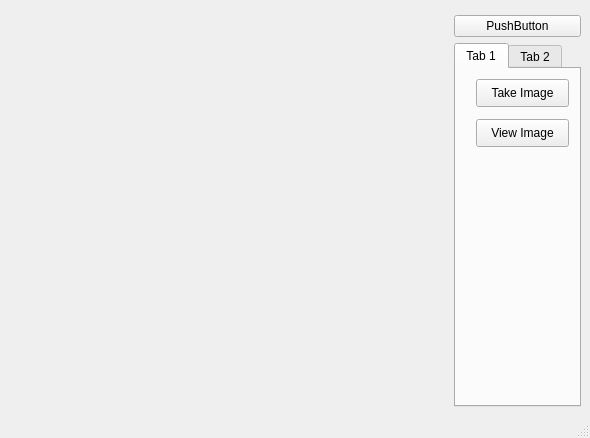
<?xml version="1.0" encoding="UTF-8"?>
<ui version="4.0">
 <class>MainWindow</class>
 <widget class="QMainWindow" name="MainWindow">
  <property name="geometry">
   <rect>
    <x>0</x>
    <y>0</y>
    <width>590</width>
    <height>438</height>
   </rect>
  </property>
  <property name="windowTitle">
   <string>MainWindow</string>
  </property>
  <widget class="QWidget" name="centralwidget">
   <layout class="QGridLayout" name="gridLayout">
    <item row="1" column="1" colspan="2">
     <widget class="QPushButton" name="pushButton">
      <property name="text">
       <string>PushButton</string>
      </property>
     </widget>
    </item>
    <item row="0" column="0" rowspan="3">
     <widget class="QStackedWidget" name="stackedWidget">
      <property name="currentIndex">
       <number>0</number>
      </property>
      <widget class="QWidget" name="viewfinderPage">
       <layout class="QGridLayout" name="gridLayout_viewfinder">
        <item row="0" column="0">
         <widget class="QCameraViewfinder" name="viewfinder" native="true"/>
        </item>
       </layout>
      </widget>
      <widget class="QWidget" name="previewPage">
       <layout class="QGridLayout" name="gridLayout_preview">
        <item row="0" column="0">
         <widget class="QClickableLabel" name="label_lastImagePreview">
          <property name="sizePolicy">
           <sizepolicy hsizetype="Preferred" vsizetype="MinimumExpanding">
            <horstretch>0</horstretch>
            <verstretch>0</verstretch>
           </sizepolicy>
          </property>
          <property name="text">
           <string>TextLabel</string>
          </property>
          <property name="alignment">
           <set>Qt::AlignCenter</set>
          </property>
         </widget>
        </item>
       </layout>
      </widget>
     </widget>
    </item>
    <item row="2" column="1" colspan="2">
     <widget class="QTabWidget" name="tabWidget">
      <property name="currentIndex">
       <number>0</number>
      </property>
      <widget class="QWidget" name="tab_1">
       <attribute name="title">
        <string>Tab 1</string>
       </attribute>
       <widget class="QPushButton" name="pushButton_takeImage">
        <property name="geometry">
         <rect>
          <x>20</x>
          <y>10</y>
          <width>93</width>
          <height>28</height>
         </rect>
        </property>
        <property name="text">
         <string>Take Image</string>
        </property>
       </widget>
       <widget class="QPushButton" name="pushButton_viewCapturedImage">
        <property name="geometry">
         <rect>
          <x>20</x>
          <y>50</y>
          <width>93</width>
          <height>28</height>
         </rect>
        </property>
        <property name="text">
         <string>View Image</string>
        </property>
       </widget>
      </widget>
      <widget class="QWidget" name="tab_2">
       <attribute name="title">
        <string>Tab 2</string>
       </attribute>
      </widget>
     </widget>
    </item>
   </layout>
  </widget>
  <widget class="QMenuBar" name="menubar">
   <property name="geometry">
    <rect>
     <x>0</x>
     <y>0</y>
     <width>590</width>
     <height>26</height>
    </rect>
   </property>
  </widget>
  <widget class="QStatusBar" name="statusbar"/>
 </widget>
 <customwidgets>
  <customwidget>
   <class>QCameraViewfinder</class>
   <extends>QWidget</extends>
   <header>qcameraviewfinder.h</header>
   <container>1</container>
  </customwidget>
  <customwidget>
   <class>QClickableLabel</class>
   <extends>QLabel</extends>
   <header>qclickablelabel.h</header>
   <container>1</container>
  </customwidget>
 </customwidgets>
 <resources/>
 <connections/>
</ui>
